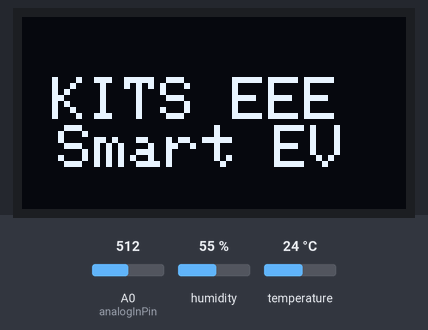
Recording of a sketch running on a simulated ESP8266 (NodeMCU). Shown: 128×64 one-colour display. The inputs (shaded band) are chosen by the test bench; at power-on: temperature 24 °C, A0 (analogInPin) = 512, humidity 55 %. WiFi joins after 1.5 s; servers stay silent unless stated; what the sketch prints to the serial monitor is not drawn.

Above: at 1.7 s.
At 6.5 s:
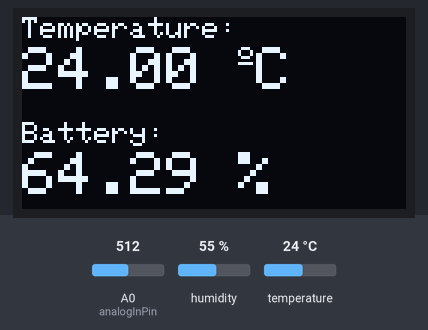
6.6 s: temperature set to 41 °C
At 9.7 s:
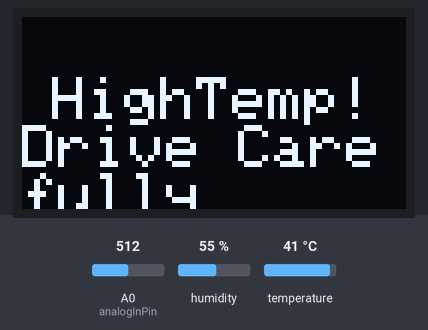
10.0 s: A0 (analogInPin) set to 306
16.0 s: temperature set to 37.3 °C
22.8 s: temperature set to 36.6 °C
At 29.0 s:
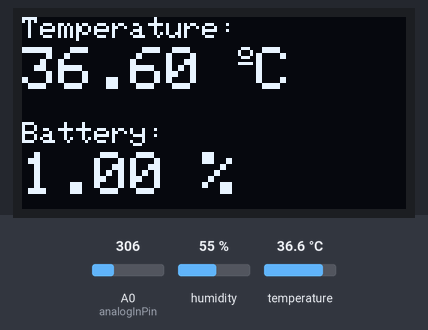
29.6 s: A0 (analogInPin) set to 364
32.9 s: A0 (analogInPin) set to 385
At 37.9 s:
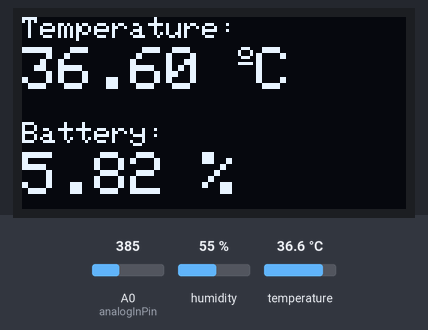
Timing chart, 0 to 39.4 s (numbered marks = the images above; inputs shaded):
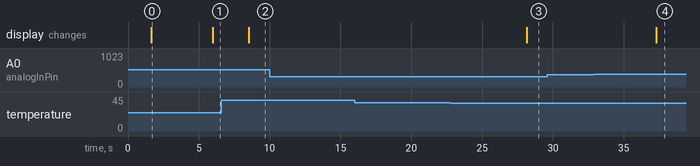

The sketch:

final_alert_ev_monitoring.ino
```cpp
#define BLYNK_TEMPLATE_ID "TMPL3tO8iD5pp"
#define BLYNK_TEMPLATE_NAME "Smart EV Battery Monitoring and IOT alerts"
#define BLYNK_AUTH_TOKEN "AQIBX5XWF5pW8ehvHXAm4wMM61RxBbnf"

#include <BlynkSimpleEsp8266.h>
#include <DHT.h>
#include <Adafruit_GFX.h>
#include <Adafruit_SSD1306.h>
#include <ESP8266WiFi.h> // Include ESP8266WiFi library

#define BLYNK_FIRMWARE_VERSION "0.1.0"
#define BLYNK_PRINT Serial
#define APP_DEBUG

#define SCREEN_WIDTH 128
#define SCREEN_HEIGHT 64
#define OLED_RESET -1
#define DHTTYPE DHT22
#define DHTPIN D4

char ssid[] = "Flowingcosmos"; // Change this to your WiFi SSID
char pass[] = "bunny216";      // Change this to your WiFi password

DHT dht(DHTPIN, DHTTYPE);
Adafruit_SSD1306 display(SCREEN_WIDTH, SCREEN_HEIGHT, &Wire, OLED_RESET);

float voltage;
float bat_percentage;
int analogInPin = A0;
int sensorValue;
float calibration = 0.40;

void setup() {
  Serial.begin(115200);
  delay(100);

  // Initialize WiFi using hardcoded SSID and password
  WiFi.begin(ssid, pass);
  Serial.print("Connecting to ");
  Serial.println(ssid);
  while (WiFi.status() != WL_CONNECTED) {
    delay(500);
    Serial.print(".");
  }
  Serial.println("");
  Serial.println("WiFi connected");
  Serial.println("IP address: ");
  Serial.println(WiFi.localIP());

  Blynk.config(BLYNK_AUTH_TOKEN);

  dht.begin(); // Initialize DHT sensor

  display.begin(SSD1306_SWITCHCAPVCC, 0x3C);
  display.clearDisplay();
  display.setTextColor(WHITE);
  display.setTextSize(2);
  display.setCursor(10, 20);
  display.println("KITS EEE  Smart EV"); // Display welcome message
  display.display();
  delay(3000); // Display welcome message for 3 seconds
}

void loop() {
  Blynk.run();

  float t = dht.readTemperature();

  // Check if temperature reading is valid
  if (isnan(t)) {
    Serial.println("Failed to read temperature from DHT sensor!");
    // Handle error, possibly retry reading or display an error message
    t = 0; // Set temperature to 0 to avoid displaying "NaN"
  }

  sensorValue = analogRead(analogInPin);
  voltage = (((sensorValue * 3.3) / 1024) * 2 + calibration);

  bat_percentage = mapfloat(voltage, 2.8, 4.2, 0, 100);

  if (bat_percentage >= 100) {
    bat_percentage = 100;
  }
  if (bat_percentage <= 0) {
    bat_percentage = 1;
  }

  Blynk.virtualWrite(V1, t);
  Blynk.virtualWrite(V2, bat_percentage);
  Blynk.virtualWrite(V3, voltage);

  Serial.print("Temperature: ");
  Serial.print(t);
  Serial.println(" *C");

  Serial.print("Battery Percentage: ");
  Serial.print(bat_percentage);
  Serial.println(" %");

  Serial.print("Analog Value = ");
  Serial.println(sensorValue);
  Serial.print("Output Voltage = ");
  Serial.println(voltage);
  Serial.print("Battery Percentage = ");
  Serial.println(bat_percentage);

  Serial.println();
  Serial.println("****************************");
  Serial.println();
  delay(1000);

  if (bat_percentage <= 30) {
    Serial.println("Battery level below 30%, Charge battery on time");
    Blynk.logEvent("battery_low", "Battery is getting low.... Plugin to charge");
    delay(500);
  }

  if (t >= 37) { // If temperature is higher than 35°C
    Serial.println("High temperature detected. Sending notification.");
    Blynk.setProperty(V4, "color", "#D3435C"); // Set color to red
    Blynk.setProperty(V4, "label", "High Temp!"); // Set label to "High Temp!"
    display.clearDisplay();
    display.setTextSize(2);
    display.setTextColor(WHITE);
    display.setCursor(10, 20);
    display.println("HighTemp!Drive Carefully");
    display.display();
    Blynk.logEvent("high_temperature", "HighTempDetected");
    delay(5000); // Display notification for 5 seconds
  } else {
    // Set color back to default
    Blynk.setProperty(V4, "color", "#23C48E");
    Blynk.setProperty(V4, "label", "Temperature");

    // Display temperature and battery percentage
    display.clearDisplay();
    display.setTextSize(1);
    display.setTextColor(WHITE);
    display.setCursor(0, 0);
    display.print("Temperature: ");
    display.setTextSize(2);
    display.setCursor(0, 10);
    display.print(t);
    display.print(" ");
    display.setTextSize(1);
    display.cp437(true);
    display.write(167);
    display.setTextSize(2);
    display.print("C");

    display.setTextSize(1);
    display.setCursor(0, 35);
    display.print("Battery: ");
    display.setTextSize(2);
    display.setCursor(0, 45);
    display.print(bat_percentage);
    display.print(" %");

    display.display();
    delay(1500);
  }
}

float mapfloat(float x, float in_min, float in_max, float out_min, float out_max) {
  return (x - in_min) * (out_max - out_min) / (in_max - in_min) + out_min;
}
```

Measured:
- the behaviour switches between 37 and 36.9 °C on temperature (found by bisection; images 2 and 3)
- the behaviour switches between 372 and 373 on A0 (analogInPin) (found by bisection; images 3 and 4)
- after the input at 6.6 s, the display: changes after 1.9 s (image 2)
- after the input at 10.0 s, every drawn part: stays the same
- after the input at 16.0 s, every drawn part: stays the same
- after the input at 22.8 s, the display: changes after 5.4 s (image 3)
- after the input at 29.6 s, every drawn part: stays the same
- after the input at 32.9 s, the display: changes after 4.4 s (image 4)
- what the display in image 0 shows lasts 4.3 s, from 1.7 s to 6.0 s
